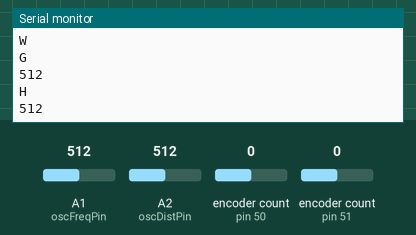
Recording of a sketch running on a simulated Arduino Mega 2560, built with avr-gcc and run on an emulated ATmega2560. Shown: the last lines printed to the serial monitor. Inputs (shaded band) come from the test bench; at power-on: encoder count (sensors on pin 50, pin 51) 0, A1 (oscFreqPin) = 512, A2 (oscDistPin) = 512.

Above: at 1.2 s.
1.3 s: encoder count (sensor on pin 50) set to -1
At 1.7 s:
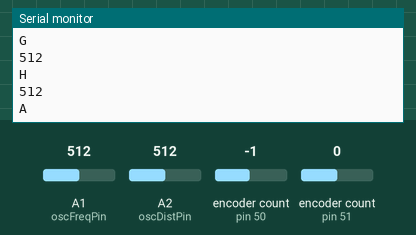
2.8 s: encoder count (sensor on pin 51) set to -1
At 4.0 s:
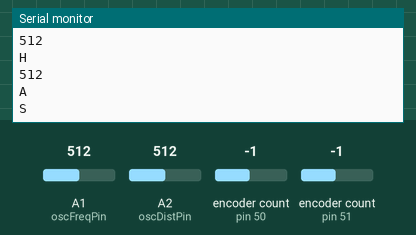
4.3 s: A1 (oscFreqPin) set to 716
At 5.2 s:
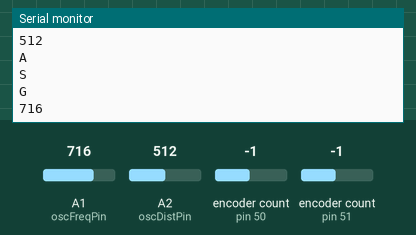
5.8 s: A2 (oscDistPin) set to 306
At 6.4 s:
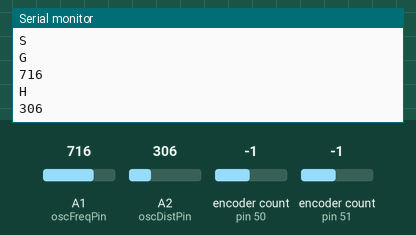
7.3 s: A2 (oscDistPin) set to 90
At 8.5 s:
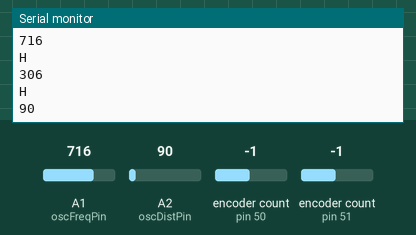
8.8 s: A1 (oscFreqPin) set to 992
At 9.9 s:
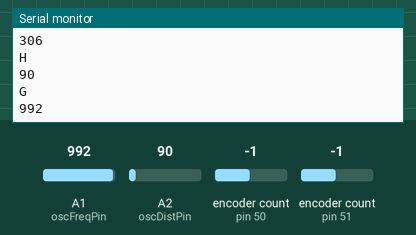
Timing chart, 0 to 11.3 s (numbered marks = the images above; inputs shaded):
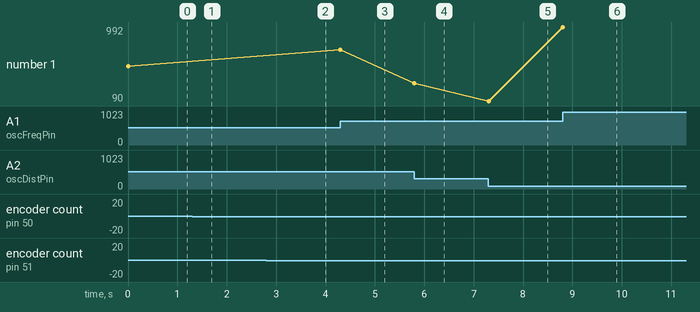

Measured:
- after the input at 1.3 s, the serial monitor: prints a new line at once (image 1)
- after the input at 2.8 s, the serial monitor: prints a new line at once (image 2)
- after the input at 4.3 s, the serial monitor: prints a new line at once (image 3)
- after the input at 5.8 s, the serial monitor: prints a new line at once (image 4)
- after the input at 7.3 s, the serial monitor: prints a new line at once (image 5)
- after the input at 8.8 s, the serial monitor: prints a new line at once (image 6)
- plotted number 1: 512 → 716 after the input at 4.3 s, 716 → 306 after the input at 5.8 s, 306 → 90 after the input at 7.3 s, 90 → 992 after the input at 8.8 s

The sketch:

ControlSide.ino
```cpp
#include <Encoder.h>


Encoder knobLeft(50, 52);   // left rotery encoder
Encoder knobRight(51, 53);  // right rotary encoder
int oscFreqPin = 1;    // select the input pin for the potentiometer
int oscDistPin = 2;    // select the input pin for the potentiometer

long positionLeft  = -999;
long positionRight = -999;
int oscFreq = -999;
int oscDist = -999;

void setup() {
  Serial.begin(115200);    // talk to rasberry pi
}


void loop() {

  long newLeft, newRight;
  int newOscFreq, newOscDist;

  newOscFreq = analogRead(oscFreqPin);    // read the value from the sensor
  newOscDist = analogRead(oscDistPin);    // read the value from the sensor
  newLeft = knobLeft.read();
  newRight = knobRight.read();

  // if detect a change on one of the encoders print to serial
 if ((newLeft - positionLeft) > 3){
     Serial.println('D');
     positionLeft = newLeft;
 }
 else if((positionLeft - newLeft) > 3){
     Serial.println('A');
     positionLeft = newLeft;
 }


 if ((newRight - positionRight) > 3){
     Serial.println('W');
     positionRight = newRight;
 }
 else if((positionRight - newRight) > 3){
     Serial.println('S');
     positionRight = newRight;
 }
 if (abs(newOscFreq - oscFreq) > 100){
     Serial.println('G');
     Serial.println(newOscFreq);
     oscFreq = newOscFreq;
 }
 if (abs(newOscDist - oscDist) > 100){
     Serial.println('H');
     Serial.println(newOscDist);
     oscDist = newOscDist;
 }


}
```
